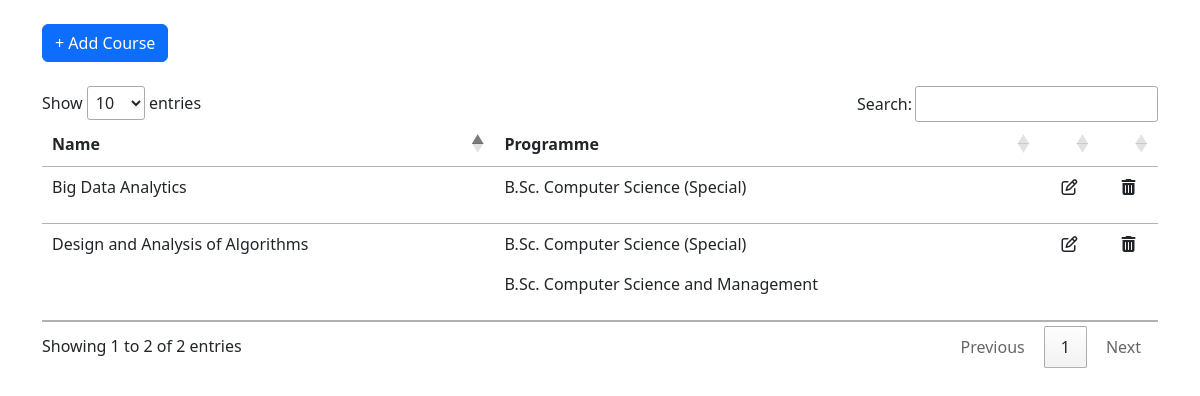
The page /course on the database its author committed.
### app/models/course.py (models this page shows, shortened)
class Course(db.Model):
    id = db.Column(db.Integer, primary_key=True)
    code = db.Column(db.String, unique=True, nullable=False)
    name = db.Column(db.String, nullable=False)
    programmes = db.relationship(Programme, secondary='programme_course', backref="courses")

### app/models/programme.py (models this page shows, shortened)
class Programme(db.Model):
    id = db.Column(db.Integer, primary_key=True)
    department_id = db.Column(db.Integer, db.ForeignKey(Department.id), nullable=False)
    name = db.Column(db.String, unique=True, nullable=False)
    department = db.relationship(Department, backref='programmes')

### app/views/admin/course.py (the view)
@admin_blueprint.route("/course", methods=["GET"])
def course():
    all_courses = Course.query.all()
    all_programmes = Programme.query.all()
    data = {
        'all_courses': all_courses,
        'programmes': all_programmes
    }
    return render_template("admin/course.html", **data )

### app/templates/admin/course.html (shortened to what this page needs)
{% extends "template.html" %}
{% block content %}
<div class="container">
    <button type="button" class="btn btn-primary my-4" data-bs-toggle="modal" data-bs-target="#courseModal">
        + Add Course
    </button>
    <table id="courseTable" class="table">
        <thead class="thead-dark">
            <th>Name</th>
            <th>Programme</th>
            <th></th>
            <th></th>
        </thead>
        <tbody>
            {% for course in all_courses %}
            <tr>
                <td>{{ course.name }}</td>
                <td>
                    {% for programme in course.programmes%}
                        <p>{{programme.name}}</p>
                    {% endfor %}
                </td>
                <td class="text-center">
                    <i class="fa fa-edit" data-bs-toggle="modal" data-bs-target="#editModal{{course.id}}"></i>
                </td>
                <td class="text-center">
                    <i class="fa fa-trash" data-bs-toggle="modal" data-bs-target="#deleteModal{{course.id}}"></i>
                </td>
            </tr>
            {% endfor %}
        </tbody>
    </table>
</div>
{% endblock %}

### app/static/css/style.css (style rules this page uses)
* { box-sizing: border-box; }

### rows shown on the page
Course: name "Big Data Analytics"
Programme: name "B.Sc. Computer Science (Special)"
Course: name "Design and Analysis of Algorithms"
Programme: name "B.Sc. Computer Science and Management"
